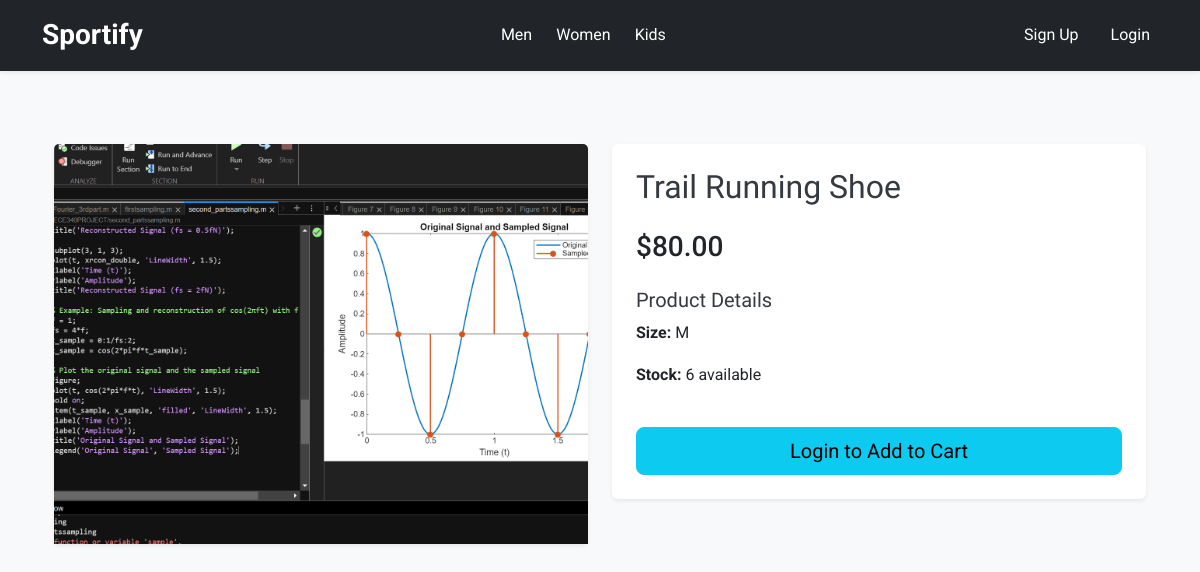
/product/FootwearSubCategory/1, run on the app's committed database.
### models.py (models this page shows, shortened)
class FootwearSubCategory(db.Model):
    __tablename__ = 'footwear_subcategories'
    id = db.Column(db.Integer, primary_key=True)
    footwear_id = db.Column(db.Integer, db.ForeignKey('footwear.id'), nullable=False)
    type = db.Column(db.String, nullable=False)
    price = db.Column(db.Float, nullable=False)
    size = db.Column(db.String, nullable=False)
    quantity = db.Column(db.Integer, nullable=False, default=0)
    for_gender = db.Column(db.String, nullable=False)
    image = db.Column(db.String, nullable=True)

### routes.py (the view)
    @app.route('/product/<product_type>/<int:product_id>')
    def product_detail(product_type, product_id):
        model = globals().get(product_type)
        if not model:
            flash('Invalid product type.', 'danger')
            return redirect(url_for('index'))
        product = model.query.get_or_404(product_id)
        promotion = Promotion.query.filter_by(product_type=product_type, product_id=product_id, active=True).first()
        if promotion and not promotion.is_active():
            promotion = None
        if current_user.is_authenticated:
            cart_count = Cart.query.filter_by(user_id=current_user.uid).count()
        else:
            cart_count = 0
        return render_template('product_detail.html', product=product, promotion=promotion, cart_count=cart_count)

### models.py (called while the page is built)
    def is_active(self):
        now = datetime.utcnow()
        if self.active and (self.end_date is None or self.end_date > now):
            return True
        return False

### templates/product_detail.html (shortened to what this page needs)
{% extends "base.html" %}
{% block content %}
<div class="container py-5">
    <div id="messageContainer" class="position-fixed top-0 end-0 p-3" style="z-index: 1050"></div>
    <div class="row">
        <div class="col-md-6 mb-4">
            <div class="card border-0 shadow-sm">
                <img src="{{ url_for('static', filename='images/placeholder.jpg') }}"
                     class="card-img-top img-fluid"
                     alt="{{ product.type }}"
                     style="object-fit: cover; height: 400px;">
            </div>
        </div>
        <div class="col-md-6">
            <div class="card border-0 shadow-sm p-4">
                <h2 class="mb-4">{{ product.type }}</h2>
                <div class="mb-4">
                    {% if promotion %}
                    <div class="d-flex align-items-center">
                        <del class="text-muted h5 mb-0">${{ "%.2f"|format(promotion.old_price) }}</del>
                        <span class="text-danger h3 mb-0 ms-3">${{ "%.2f"|format(promotion.discounted_price) }}</span>
                        <span class="badge bg-danger ms-3">SALE</span>
                    </div>
                    {% else %}
                    <span class="h3">${{ "%.2f"|format(product.price) }}</span>
                    {% endif %}
                </div>
                <div class="mb-4">
                    <h5>Product Details</h5>
                    <p><strong>Size:</strong> {{ product.size }}</p>
                    <p><strong>Stock:</strong> {{ product.quantity }} available</p>
                </div>
                {% if current_user.is_authenticated %}
                    <button type="button"
                            onclick="console.log('Button clicked'); handleAddToCart({{ product.id }}, '{{ product.__class__.__name__ }}')"
                            class="btn btn-primary btn-lg w-100">
                        Add to Cart
                    </button>
                {% else %}
                    <a href="{{ url_for('login') }}" class="btn btn-info btn-lg w-100">Login to Add to Cart</a>
                {% endif %}
            </div>
        </div>
    </div>
</div>
{% endblock %}

### static/css/styles.css (style rules this page uses)
body { font-family: 'Roboto', sans-serif; background-color: #f8f9fa; color: #343a40; line-height: 1.6; }
h1, h2, h3, h4, h5, h6 { font-family: 'Oswald', sans-serif; color: #343a40; }
.shadow-sm { box-shadow: 0 .125rem .25rem rgba(0,0,0,.075)!important; }

### data on the page
FootwearSubCategory: type "Trail Running Shoe", price "80.00", size "M", quantity "6"
